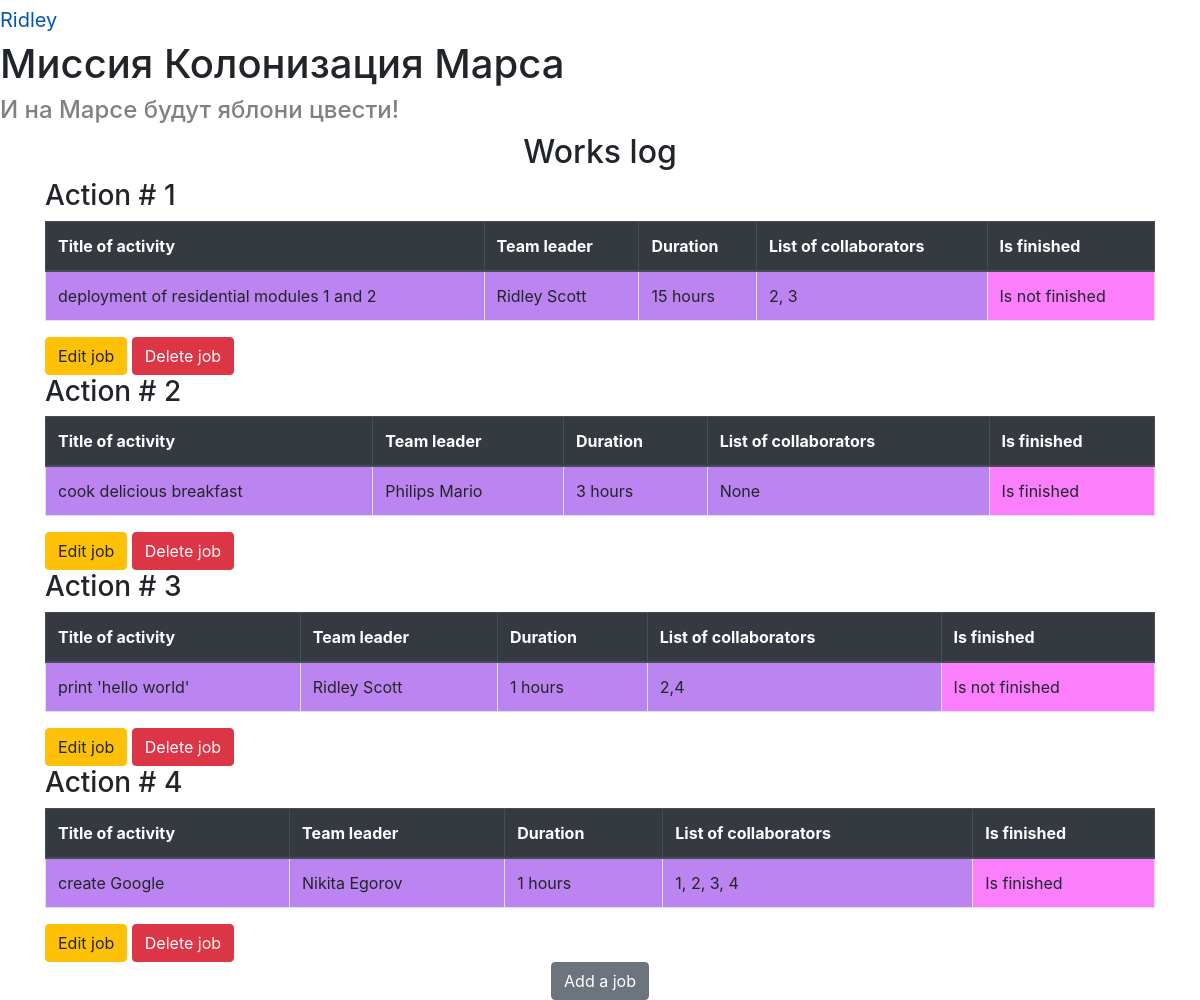
The page / (signed in) on the database its author committed.
### data/users.py (models this page shows, shortened)
class User(SqlAlchemyBase, UserMixin, SerializerMixin):
    __tablename__ = 'users'
    id = sqlalchemy.Column(sqlalchemy.Integer, primary_key=True, autoincrement=True)
    surname = sqlalchemy.Column(sqlalchemy.String)
    name = sqlalchemy.Column(sqlalchemy.String)
    age = sqlalchemy.Column(sqlalchemy.Integer)
    position = sqlalchemy.Column(sqlalchemy.String)
    speciality = sqlalchemy.Column(sqlalchemy.String)
    address = sqlalchemy.Column(sqlalchemy.String)
    email = sqlalchemy.Column(sqlalchemy.String, unique=True)
    hashed_password = sqlalchemy.Column(sqlalchemy.String)
    modified_date = sqlalchemy.Column(sqlalchemy.DateTime, default=datetime.datetime.now)

### data/jobs.py (models this page shows, shortened)
class Jobs(SqlAlchemyBase, UserMixin, SerializerMixin):
    __tablename__ = 'jobs'
    id = sqlalchemy.Column(sqlalchemy.Integer, primary_key=True, autoincrement=True)
    team_leader = sqlalchemy.Column(sqlalchemy.Integer, sqlalchemy.ForeignKey("users.id"))
    job = sqlalchemy.Column(sqlalchemy.String)
    work_size = sqlalchemy.Column(sqlalchemy.Integer)
    collaborators = sqlalchemy.Column(sqlalchemy.String)
    start_date = sqlalchemy.Column(sqlalchemy.DateTime)
    end_date = sqlalchemy.Column(sqlalchemy.DateTime)
    is_finished = sqlalchemy.Column(sqlalchemy.Boolean)
    user = orm.relationship('User')

### main.py (the view)
@app.route("/")
def works():
    db_session.global_init("db/mars_explorer.db")
    session = db_session.create_session()
    jobs = session.query(Jobs, User).join(User, User.id == Jobs.team_leader).all()
    return render_template("jobs.html", title="Работы", jobs=jobs)

### data/db_session.py (called while the page is built, shortened)
def global_init(db_file):
    global __factory
    if __factory:
        return

def create_session() -> Session:
    global __factory
    return __factory()

### main.py (called while the page is built)
@login_manager.user_loader
def load_user(user_id):
    db_sess = db_session.create_session()
    return db_sess.query(User).get(user_id)

### templates/jobs.html
{% extends "base.html" %}
{% block content %}
    <link rel="stylesheet" type="text/css" href="{{ url_for('static', filename='css/style.css') }}">
    <h2>Works log</h2>
    <div class="container">
        <div class="row">
            <div class="col-md-12">
                {% for job, user in jobs %}
                    <h3>Action # {{ loop.index }}</h3>
                    <table class="table table-bordered table-striped">
                        <thead class="thead-dark">
                            <tr>
                                <th scope="col">Title of activity</th>
                                <th scope="col">Team leader</th>
                                <th scope="col">Duration</th>
                                <th scope="col">List of collaborators</th>
                                <th scope="col">Is finished</th>
                            </tr>
                        </thead>
                        <tbody>
                            <tr>
                                <td>{{ job.job }}</td>
                                <td>{{ user.name }} {{ user.surname }}</td>
                                <td>{{ job.work_size }} hours</td>
                                <td>{{ job.collaborators }}</td>
                                <td class="finished">{{ "Is finished" if job.is_finished else "Is not finished" }}</td>
                            </tr>
                        </tbody>
                    </table>
                    {% if current_user.is_authenticated and (current_user == job.user or current_user.id == 1) %}
                        <div>
                            <a href="/works/{{ job.id }}" class="btn btn-warning">
                                Edit job
                            </a>
                            <a href="/job_delete/{{ job.id }}" class="btn btn-danger">
                                Delete job
                            </a>
                        </div>
                    {% endif %}
                {% endfor %}
            </div>
        </div>
    </div>
    {% if current_user.is_authenticated %}
        <div class="text-center">
            <a href="add_job" class="btn btn-secondary">Add a job</a>
        </div>
    {% endif %}
{% endblock %}

### templates/base.html (shortened to what this page needs)
<!DOCTYPE html>
<html lang="en">
<head>
    <link rel="stylesheet"
          href="https://stackpath.bootstrapcdn.com/bootstrap/4.4.1/css/bootstrap.min.css"
>
    </head>
    <body>
        <nav>
            {% if current_user.is_authenticated %}
                <a class="navbar-brand" href="/logout">{{ current_user.name }}</a>
            {% else %}
                <p>
                    <a class="btn btn-primary " href="/register">Зарегистрироваться</a>
                    <a class="btn btn-success" href="/login">Войти</a>
                </p>
            {% endif %}
        </nav>
        <h1>Миссия Колонизация Марса</h1>
        <h4>И на Марсе будут яблони цвести!</h4>
        {% block content %}{% endblock %}
    </body>
</html>

### static/css/style.css (style rules this page uses)
h2 { text-align: center }
h4 { color: grey }
td { background-color: #bc84f0 }
.finished { background-color: #fb7efd }

### rows shown on the page
User: name "Ridley"
Jobs: job "deployment of residential modules 1 and 2", name "Ridley", surname "Scott", work_size "15", collaborators "2, 3", is_finished "Is not finished"
Jobs: job "cook delicious breakfast", name "Philips", surname "Mario", work_size "3", collaborators "None", is_finished "Is finished"
Jobs: job "print 'hello world'", name "Ridley", surname "Scott", work_size "1", collaborators "2,4", is_finished "Is not finished"
Jobs: job "create Google", name "Nikita", surname "Egorov", work_size "1", collaborators "1, 2, 3, 4", is_finished "Is finished"
